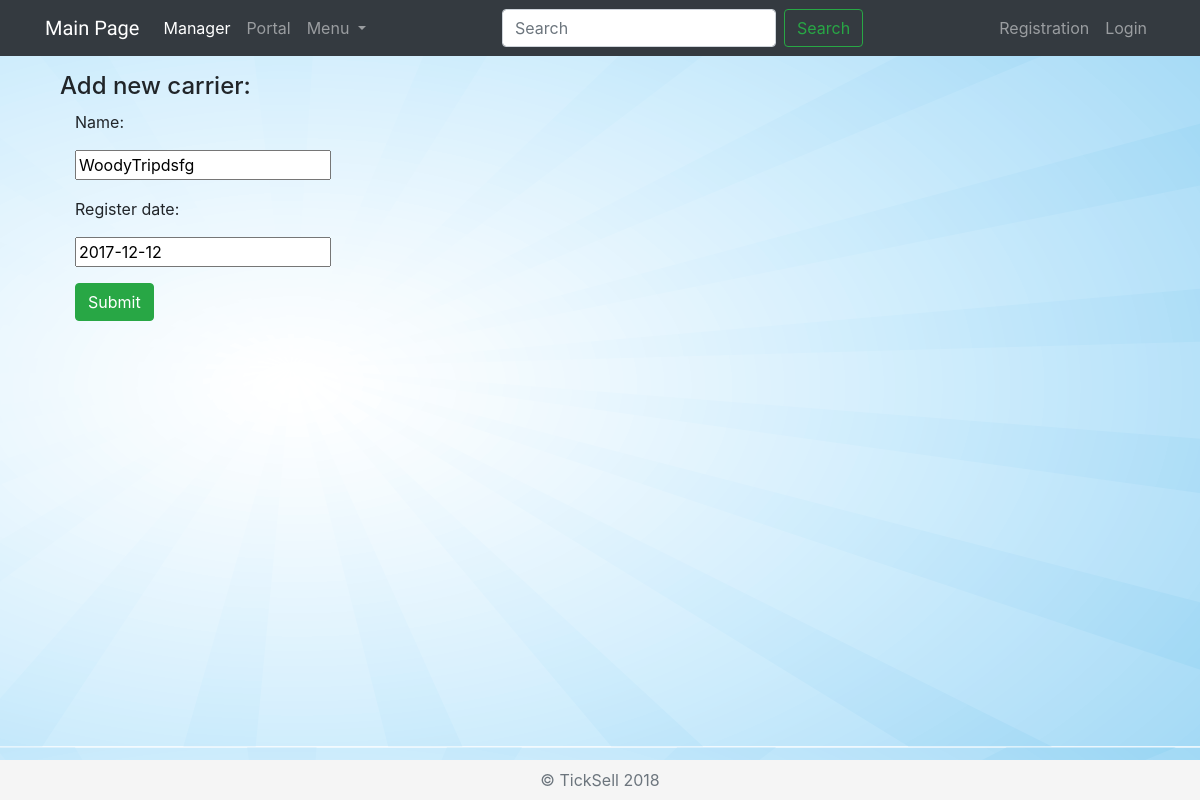
The page /manager/carrier/15/ on the database as committed earlier.
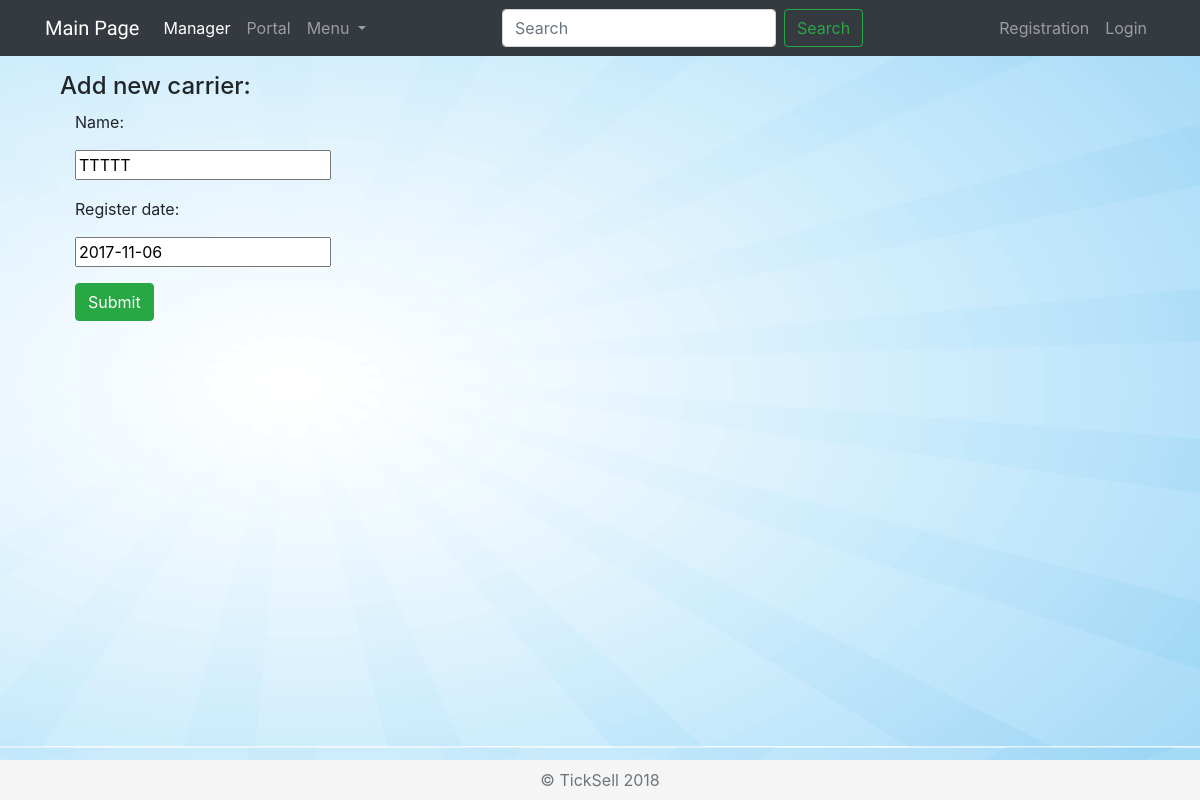
The same page on the database as committed later.
### manager/models.py (models this page shows, shortened)
class Carrier(models.Model):
    name = models.CharField(max_length=500)
    register_date = models.DateField()
    agreement = models.FileField(null=True, blank=True, default=None)

### manager/views.py (the view)
# urls.py: url(r'^carrier/(?P<pk>[0-9]+)/$', views.CarrierUpdate.as_view(), name='carrier-update'),
class CarrierUpdate(UpdateView):
    model = Carrier
    fields = ['name', 'register_date']
    template_name = 'carriers/carrier_form.html'

### manager/templates/carriers/carrier_form.html (shortened to what this page needs)
{% extends "layouts/master.html" %}
{% block nav_active %}active{% endblock %}
{% block content %}
    <div class="container-fluid">
        <h4>Add new carrier: </h4>
        <div class="row">
            <div class="col-sm-12 col-sm-7">
                <div class="panel panel-default">
                    <div class="panel-body">
                        <form class="form-horizontal" action="" method="post" enctype="multipart/form-data">
                            {% include 'layouts/form-template.html' %}
                            <div class="form-group">
                                <div class="col-sm-offset-2 col-sm-10">
                                    <button type="submit" class="btn btn-success">Submit</button>
                                </div>
                            </div>
                        </form>
                    </div>
                </div>
            </div>
        </div>
    </div>
{% endblock %}

### manager/templates/layouts/form-template.html (shortened to what this page needs)
{% for field in form %}
    <div class="form-group">
        <div class="col-sm-offset-2 col-sm-10">
        </div>
        <label class="control-label col-sm-2">{{ field.label_tag }}</label>
        <div class="col-sm-10">{{ field }}</div>
    </div>
{% endfor %}

Rows that differ between the two databases and show on the page:
changed Carrier: name "WoodyTripdsfg" → "TTTTT"; register_date "2017-12-12" → "2017-11-06"
